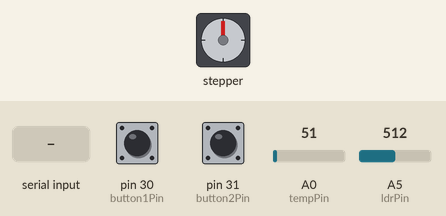
Recording of a program running on a simulated Arduino Mega 2560, built with avr-gcc and run on an emulated ATmega2560. Parts: stepper motor. Inputs (shaded band) come from the test bench; at power-on: pin 31 (button2Pin) LOW, pin 30 (button1Pin) LOW, A0 (tempPin) = 51, A5 (ldrPin) = 512. Stepper angles assume 65 steps per turn; what the program prints to the serial monitor is not drawn.

Above: at 1.2 s.
1.3 s: pin 31 (button2Pin) pulled HIGH for 0.15 s
At 1.45 s:
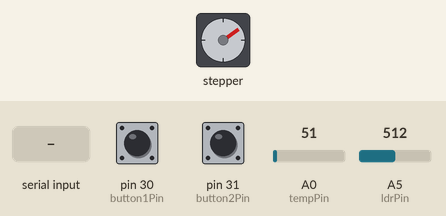
At 2.09 s:
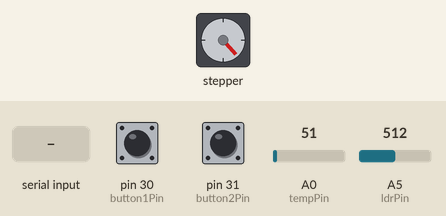
4.8 s: "floor90\n" received over Serial
At 9.3 s:
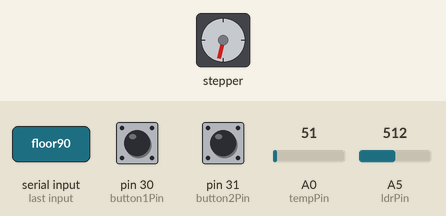
Timing chart, 0 to 18.7 s (numbered marks = the images above; inputs shaded):
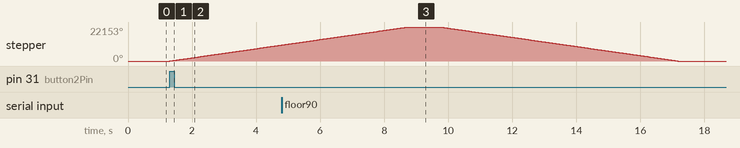

The program:

main.cpp
```cpp
#include <Arduino.h>
#include <SevenSegmentDisplay.h>
#include <LiftController.h>

#define timedOp(TIMER, DELAY) if (millis() - TIMER >= (unsigned int)DELAY)
#define DATA_COLLECT_DELAY 1000
#define NUMBER_OF_STEPS 65
#define AUTO_LIGHT_THRESHOLD 200

uint8_t pins[7] = {2, 3, 4, 5, 6, 7, 8};
int stepper_pins[4] = {10, 12, 11, 13};
static const uint8_t ldrPin = A5;
static const uint8_t tempPin = A0;

String command;
unsigned long tempTimer = millis();
unsigned long lightsTimer = millis();

SevenSegmentDisplay display(pins);
LiftController liftController(2, stepper_pins);

bool autoLights = false;
int lightLevel = 0;
const int button1Pin = 30;
const int button2Pin = 31;
int button1State = 0;
int button2State = 0;

void setup()
{
  pinMode(13, OUTPUT);
  pinMode(ldrPin, INPUT);
  pinMode(tempPin, INPUT);
  pinMode(button1Pin, INPUT);
  pinMode(button2Pin, INPUT);
  Serial.begin(115200);
}

void sendTemperature()
{
  float valor_analog_lm35 = float(analogRead(tempPin)); // Obtém o valor analógico que varia de 0 a 1023
  float tensao = (valor_analog_lm35 * 2.5) / 1023;      // Vamos converter esse valor para tensão elétrica
  float temperatura = tensao / 0.010;
  Serial.print("temperature ");
  Serial.println(temperatura);
}

void sendLights()
{
  lightLevel = 600 - analogRead(ldrPin);
  Serial.print("light ");
  Serial.println(lightLevel); // inverse pin

  if (autoLights)
  {
    if (lightLevel <= AUTO_LIGHT_THRESHOLD)
    {
      digitalWrite(13, HIGH);
    }
    else
    {
      digitalWrite(13, LOW);
    }
  }
}

void loop()
{
  timedOp(tempTimer, 10000)
  {
    sendTemperature();
    tempTimer = millis();
  }

  timedOp(lightsTimer, 1000)
  {
    sendLights();
    lightsTimer = millis();
  }

  button1State = digitalRead(button1Pin);

  if (button1State == HIGH)
  {
    display.empty();
    liftController.goToFloor(0);
    display.display(1);
  }

  button2State = digitalRead(button2Pin);

  if (button2State == HIGH)
  {
    display.empty();
    liftController.goToFloor(1);
    display.display(2);
  }

  if (Serial.available())
  {
    command = Serial.readString();
    if (command.startsWith("auto"))
    {
      autoLights = command.charAt(5) == '1';
    }

    if (command.startsWith("lights"))
    {
      autoLights = false;
      digitalWrite(13, command.charAt(7) == '1' ? HIGH : LOW);
    }

    if (command.startsWith("floor"))
    {
      int floor = command.charAt(6) - '0';
      display.empty();
      liftController.goToFloor(floor);
      display.display(floor + 1);
    }
  }
}
```

LiftController.h
```cpp
#ifndef __LIFT_CONTROLLER_H__
#define __LIFT_CONTROLLER_H__
#include <Arduino.h>
#include <Stepper.h>

class LiftController
{
public:
    LiftController(int floorCount, int pins[4]);
    void goToFloor(int floor);

private:
    Stepper *stepper;
    int floorCount;
    int actualFloor;
};

#endif
```

SevenSegmentDisplay.h
```cpp
#ifndef __SEVEN_SEGMENT_DISPLAY_HPP__
#define __SEVEN_SEGMENT_DISPLAY_HPP__
#include <Arduino.h>

class SevenSegmentDisplay
{
public:
    SevenSegmentDisplay(uint8_t pins[7]);
    void display(size_t number);
    void empty();

private:
    uint8_t *pins;
};

#endif
```

LiftController.cpp
```cpp
#include <LiftController.h>

#define FLOOR_STEP 4000

LiftController::LiftController(int floorCount, int pins[4])
{
    this->floorCount = floorCount;
    this->actualFloor = 0;
    this->stepper = new Stepper(65, pins[0], pins[1], pins[2], pins[3]);
    this->stepper->setSpeed(500);
}

void LiftController::goToFloor(int floor)
{
    if (floor >= floorCount || floor < 0)
    {
        return;
    }


    int step = (floor - this->actualFloor) * FLOOR_STEP;

    this->stepper->step(step);

    this->actualFloor = floor;
}
```

SevenSegmentDisplay.cpp
```cpp
#include "SevenSegmentDisplay.h"

SevenSegmentDisplay::SevenSegmentDisplay(uint8_t pins[7])
{
    this->pins = pins;
}

const uint8_t sevenSegmtDisplay[11][7] = {
    {1, 1, 1, 1, 1, 1, 0}, // 0
    {0, 1, 1, 0, 0, 0, 0}, // 1
    {1, 1, 0, 1, 1, 0, 1}, // 2
    {1, 1, 1, 1, 0, 0, 1}, // 3
    {0, 1, 1, 0, 0, 1, 1}, // 4
    {1, 0, 1, 1, 0, 1, 1}, // 5
    {1, 0, 1, 1, 1, 1, 1}, // 6
    {1, 1, 1, 0, 0, 0, 0}, // 7
    {1, 1, 1, 1, 1, 1, 1}, // 8
    {1, 1, 1, 1, 0, 1, 1}, // 9
    {0, 0, 0, 0, 0, 0, 1}  // "-" : indicates transition}
};

void SevenSegmentDisplay::display(size_t number)
{
    for (size_t i = 0; i < 7; i++)
        digitalWrite(this->pins[i], sevenSegmtDisplay[number][i]);
}

void SevenSegmentDisplay::empty()
{
    for (size_t i = 0; i < 7; i++)
        digitalWrite(this->pins[i], sevenSegmtDisplay[10][i]);
}
```

Measured:
- after the input at 1.3 s, stepper: keeps turning clockwise at about 2991°/s, starting at once
